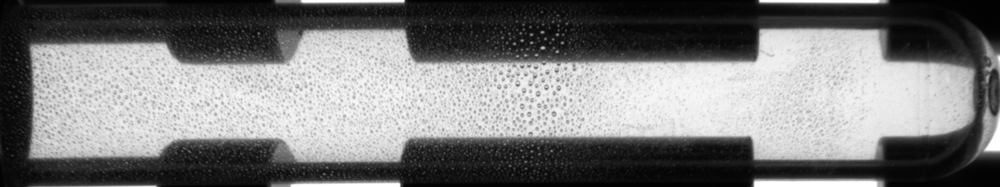
#> input picture Drops_сounting/pic_1.png, 1000 x 187 px, shrunk from 1633 x 305 before the run
$ python -i 'dark_region_detection copy.py'   (imports and definitions only)
#> lines starting #> are read from the running program, lines starting #| are printed output that depends on the picture; after the words box and inside, x2 and y2 are one past the last pixel; in counts of white or black regions, pixels touching at a corner belong together
import cv2
import numpy as np
import matplotlib.pyplot as plt
from pathlib import Path
from config import DEBUG_PATHS, DARK_MODE_SETTINGS

def save_debug_image(image, name, output_dir, prefix='d'):
    """Сохранение промежуточного результата обработки"""
    if isinstance(image, np.ndarray):
        # Создаем имя файла с префиксом
        filename = f"{prefix}_{name}.png"
        filepath = output_dir / filename

        # Конвертируем в BGR если изображение RGB
        if len(image.shape) == 3 and image.shape[2] == 3:
            if name == 'result':  # Для финального результата сохраняем как RGB
                image = cv2.cvtColor(image, cv2.COLOR_RGB2BGR)

        # Сохраняем изображение
        cv2.imwrite(str(filepath), image)
        return True
    return False

def create_debug_grid(images, titles, output_dir):
    """
    Создает сетку изображений 2x3 для визуализации этапов обработки
    """
    # Конвертируем все изображения в цветной формат BGR
    processed_images = []
    for img in images:
        if len(img.shape) == 2:  # Если изображение в оттенках серого
            img_bgr = cv2.cvtColor(img, cv2.COLOR_GRAY2BGR)
        else:
            img_bgr = img.copy()
        processed_images.append(img_bgr)

    # Создаем сетку 2x3
    rows = 2
    cols = 3
    cell_height = processed_images[0].shape[0]
    cell_width = processed_images[0].shape[1]

    # Создаем пустое изображение для сетки
    grid = np.zeros((cell_height * rows, cell_width * cols, 3), dtype=np.uint8)

    # Заполняем сетку изображениями
    for idx, (img, title) in enumerate(zip(processed_images, titles)):
        i = idx // cols
        j = idx % cols

        # Копируем изображение в соответствующую ячейку сетки
        grid[i*cell_height:(i+1)*cell_height,
             j*cell_width:(j+1)*cell_width] = img

        # Добавляем заголовок
        cv2.putText(grid, title,
                   (j*cell_width + 10, i*cell_height + 30),
                   cv2.FONT_HERSHEY_SIMPLEX, 1, (255, 255, 255), 2)

    # Сохраняем результат
    cv2.imwrite(str(output_dir / 'debug_grid.png'), grid)
    return grid

def visualize_steps(image_path, images, titles, valid_contours, output_dir):
    """
    Создает визуализацию всех этапов обработки с использованием matplotlib
    """
    plt.style.use('dark_background')
    fig, axs = plt.subplots(2, 3, figsize=(15, 10))
    fig.suptitle(f'File: {Path(image_path).name}\nDetected droplets: {len(valid_contours)}', fontsize=10)

    # Новый порядок изображений:
    # Original | Result | Morphed
    # Enhanced | Blurred | Binary
    plot_order = [0, 5, 4, 1, 2, 3]  # Original, Result, Morphed, Enhanced, Blurred, Binary

    for idx, (img, title) in enumerate(zip([images[i] for i in plot_order],
                                         [titles[i] for i in plot_order])):
        i = idx // 3
        j = idx % 3

        if len(img.shape) == 3:
            img_show = cv2.cvtColor(img, cv2.COLOR_BGR2RGB)
        else:
            img_show = img

        axs[i, j].imshow(img_show, cmap='gray' if len(img.shape) == 2 else None)
        axs[i, j].set_title(title)
        axs[i, j].axis('on')  # Показываем оси

    plt.tight_layout()
    plt.savefig(str(output_dir / 'd_combined_debug.png'), dpi=300, bbox_inches='tight')
    plt.close()

def detect_dark_droplets(image_path, debug=True, return_contours=False):
    """
    Детектирование светлых капель на темном фоне
    """
#> called with image_path = 'pic_1.png', debug = True, return_contours = False
    output_dir = Path(DEBUG_PATHS['OUTPUT_DIR'])
    if debug:
        output_dir.mkdir(parents=True, exist_ok=True)

    # Загрузка изображения
    image = cv2.imdecode(np.fromfile(str(image_path), dtype=np.uint8), cv2.IMREAD_COLOR)
#> image is the input picture: shape (187, 1000, 3); min 2, max 255, mean 123.6
    if image is None:
        raise ValueError(f"Failed to load image: {image_path}")

    if debug:
        save_debug_image(image, 'original', output_dir)

    # Преобразование в оттенки серого
    gray = cv2.cvtColor(image, cv2.COLOR_BGR2GRAY)
    if debug:
        save_debug_image(gray, 'gray', output_dir)

    # Применение CLAHE для улучшения локального контраста
    clahe = cv2.createCLAHE(
        clipLimit=DARK_MODE_SETTINGS['CLAHE']['CLIP_LIMIT'],
        tileGridSize=DARK_MODE_SETTINGS['CLAHE']['TILE_SIZE']
    )
    enhanced = clahe.apply(gray)
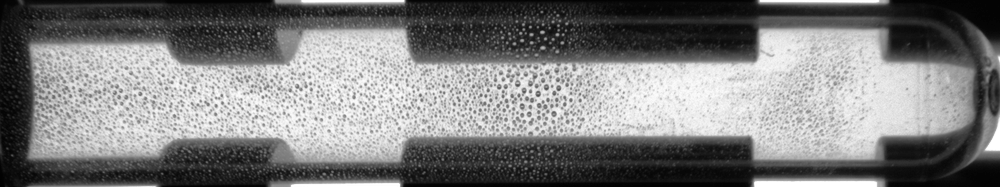
#> enhanced: shape (187, 1000); min 1, max 255, mean 126
    enhanced = clahe.apply(enhanced)
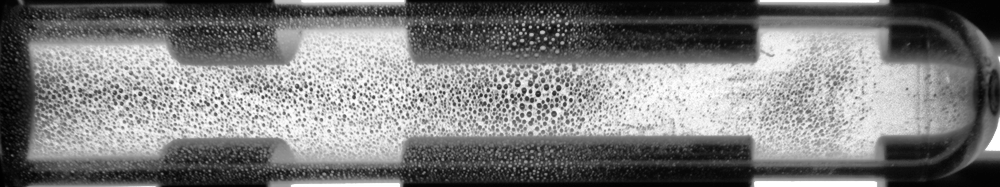
#> enhanced: shape (187, 1000); min 0, max 255, mean 125.8
    if debug:
        save_debug_image(enhanced, 'enhanced', output_dir)

    # Билатеральная фильтрация
    blurred = cv2.bilateralFilter(
        enhanced,
        d=DARK_MODE_SETTINGS['BILATERAL']['DIAMETER'],
        sigmaColor=DARK_MODE_SETTINGS['BILATERAL']['SIGMA_COLOR'],
        sigmaSpace=DARK_MODE_SETTINGS['BILATERAL']['SIGMA_SPACE']
    )
    if debug:
        save_debug_image(blurred, 'blurred', output_dir)

    # Локальная бинаризация
    binary = cv2.adaptiveThreshold(
        blurred,
        255,
        cv2.ADAPTIVE_THRESH_GAUSSIAN_C,
        cv2.THRESH_BINARY,
        DARK_MODE_SETTINGS['THRESHOLD']['WINDOW_SIZE'],
        DARK_MODE_SETTINGS['THRESHOLD']['C']
    )
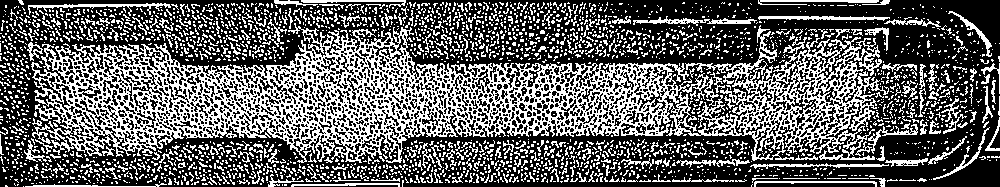
#> binary: shape (187, 1000); 37.7% white in thin lines or dots
    if debug:
        save_debug_image(binary, 'binary', output_dir)

    # Морфологические операции
    kernel = np.ones(
        DARK_MODE_SETTINGS['MORPHOLOGY']['KERNEL_SIZE'],
        np.uint8
    )
    morphed = cv2.morphologyEx(
        binary,
        cv2.MORPH_OPEN,
        kernel,
        iterations=DARK_MODE_SETTINGS['MORPHOLOGY']['ITERATIONS']
    )
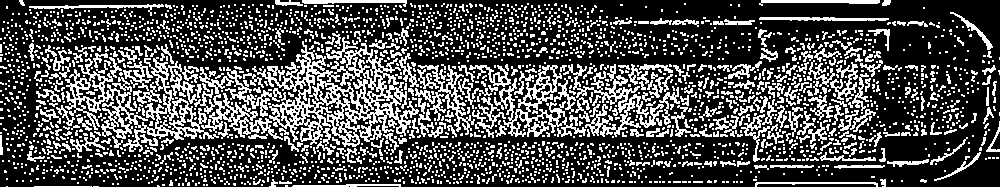
#> morphed: shape (187, 1000); 30.1% white in thin lines or dots

    if debug:
        save_debug_image(morphed, 'morphed', output_dir)

    # Находим контуры капель
    contours, _ = cv2.findContours(morphed, cv2.RETR_EXTERNAL, cv2.CHAIN_APPROX_SIMPLE)
#> contours = 2962 contours, 2784 with area under 20; largest, box (x1, y1, x2, y2) and area: (252, 37, 419, 147) 7040, (65, 57, 219, 152) 3862, (494, 65, 586, 137) 1630, (194, 67, 283, 140) 1246, (563, 64, 649, 137) 1162

    # Фильтруем контуры по размеру
    valid_contours = []
    for contour in contours:
        area = cv2.contourArea(contour)
        if (DARK_MODE_SETTINGS['DROPLET_FILTER']['MIN_AREA'] <= area <=
            DARK_MODE_SETTINGS['DROPLET_FILTER']['MAX_AREA']):
            valid_contours.append(contour)
#> this loop made 2962 passes
#> area on passes 6, 18, 88: 119, 134, 22
#> after the loop, valid_contours = 2936 contours, 2779 with area under 20; largest, box (x1, y1, x2, y2) and area: (659, 87, 680, 125) 140, (70, 132, 105, 152) 137, (45, 45, 70, 71) 136, (527, 121, 549, 137) 134, (755, 182, 878, 187) 134

    if debug:
        # Создаем копию оригинального изображения для отрисовки результата
        result_image = image.copy()
        cv2.drawContours(result_image, valid_contours, -1, (0, 255, 0), 1)
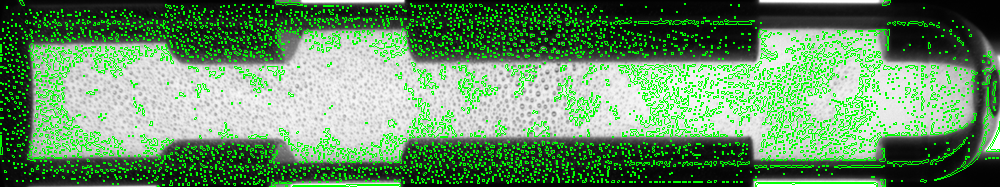
#> result_image: shape (187, 1000, 3); 16.26% of pixels changed, all inside (x1, y1, x2, y2) = (0, 0, 1000, 187)

        # Создаем визуализацию всех этапов
        debug_images = [image, enhanced, blurred, binary, morphed, result_image]
        titles = ['Original', 'CLAHE Enhanced', 'Blurred',
                 'Binary', 'Morphology', f'Result ({len(valid_contours)} droplets)']
#> titles = ['Original', 'CLAHE Enhanced', 'Blurred', 'Binary', 'Morphology', 'Result (2936 droplets)']

        visualize_steps(image_path, debug_images, titles, valid_contours, output_dir)
#> the loop in visualize_steps, `for idx, (img, title) in enumerate(zip([images[i] for i in plot_order]..` made 6 passes
#> (title, i, j) on passes 1 to 6: ('Original', 0, 0), ('Result (2936 droplets)', 0, 1), ('Morphology', 0, 2), ('CLAHE Enhanced', 1, 0), ('Blurred', 1, 1), ('Binary', 1, 2)

    print(f"Найдено капель: {len(valid_contours)}")
#| Найдено капель: 2936
    print("Результаты сохранены в папку 'results'")

    if return_contours:
        return valid_contours, len(valid_contours)
    return len(valid_contours)

# [8 lines not run here, left out]

>>> result = detect_dark_droplets('pic_1.png')
#> result = 2936

$ run again, on Drops_сounting/Region Selector.png
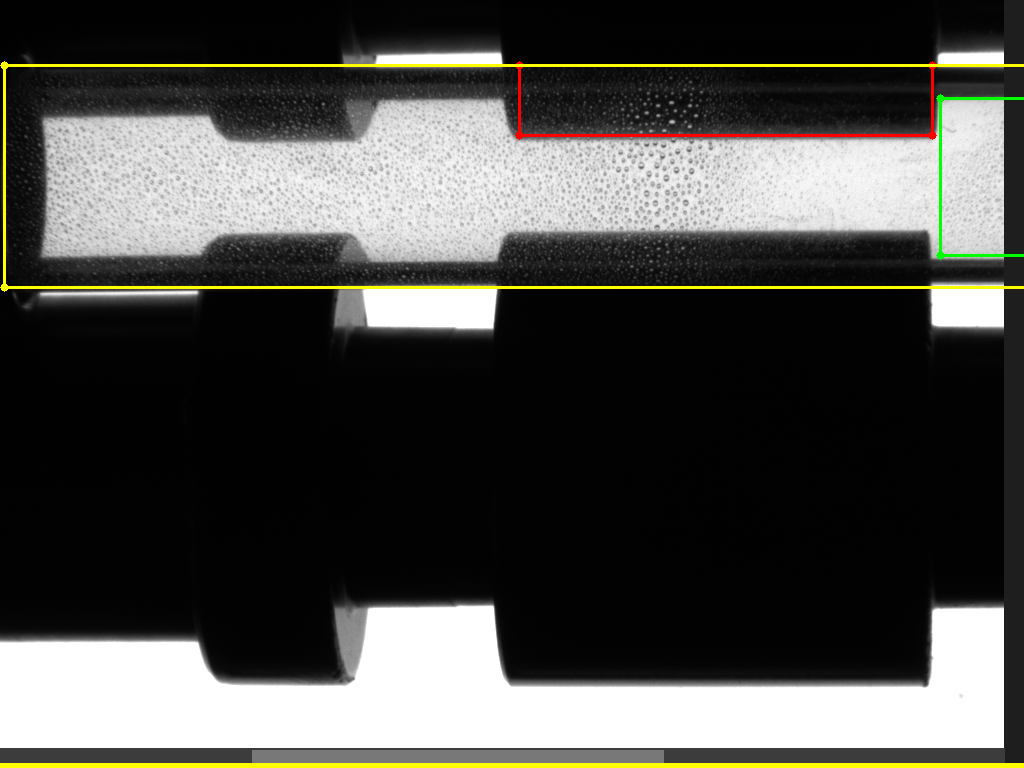
#> input picture Drops_сounting/Region Selector.png, 1024 x 768 px
#> in detect_dark_droplets, image is the input picture: shape (768, 1024, 3); mean B, G, R 72.3, 76.5, 76.7
#> in detect_dark_droplets, `binary = cv2.adaptiveThreshold( blurred, 255, cv2.ADAPTIVE_THRESH_GAUS..`:
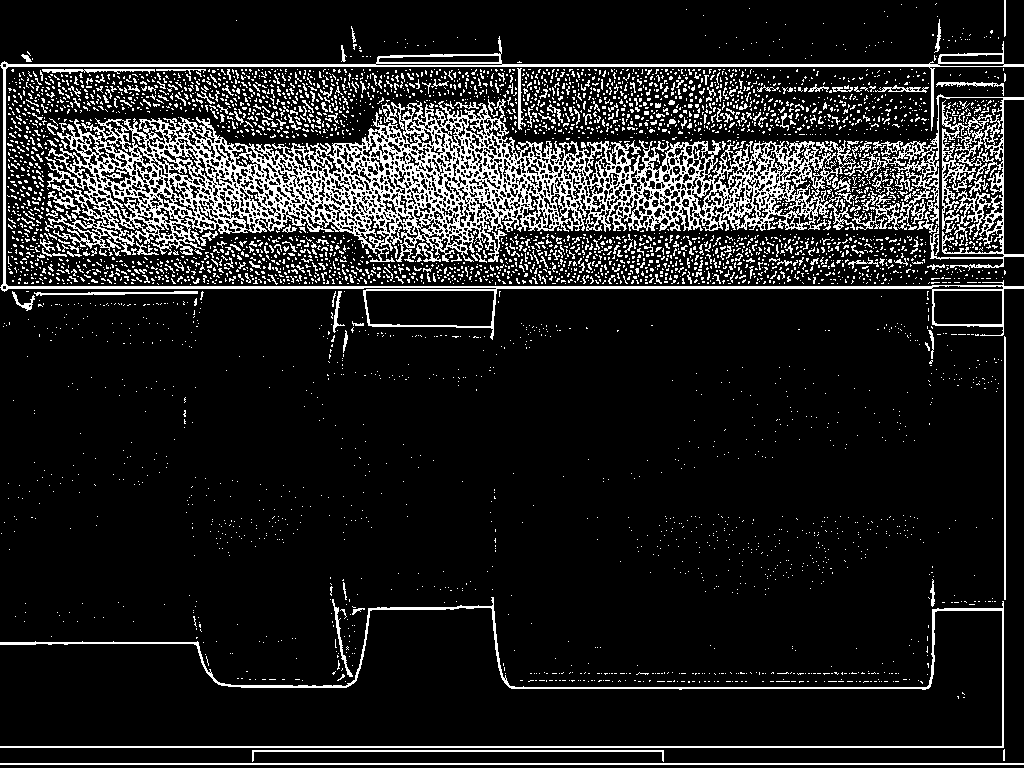
#> binary: shape (768, 1024); 12.8% white in thin lines or dots
#> morphed: shape (768, 1024); 10.4% white in thin lines or dots
#> contours = 3731 contours, 3516 with area under 20; largest, box (x1, y1, x2, y2) and area: (2, 54, 1024, 330) 13346, (369, 124, 562, 243) 6232, (243, 145, 421, 252) 4701, (0, 606, 1005, 749) 2854, (165, 133, 253, 235) 1933
#> the loop in detect_dark_droplets, `for contour in contours:` made 3731 passes
#> area on passes 3, 17, 18: 430, 136.5, 2853.5
#> after the loop in detect_dark_droplets, `for contour in contours:`: valid_contours = 3711 contours, 3516 with area under 20; largest, box (x1, y1, x2, y2) and area: (441, 106, 476, 132) 142, (335, 608, 354, 678) 136, (951, 239, 1024, 260) 132, (402, 218, 421, 243) 126, (334, 144, 364, 156) 123
#> in detect_dark_droplets, `cv2.drawContours(result_image, valid_contours, -1, (0, 255, 0), 1)`:
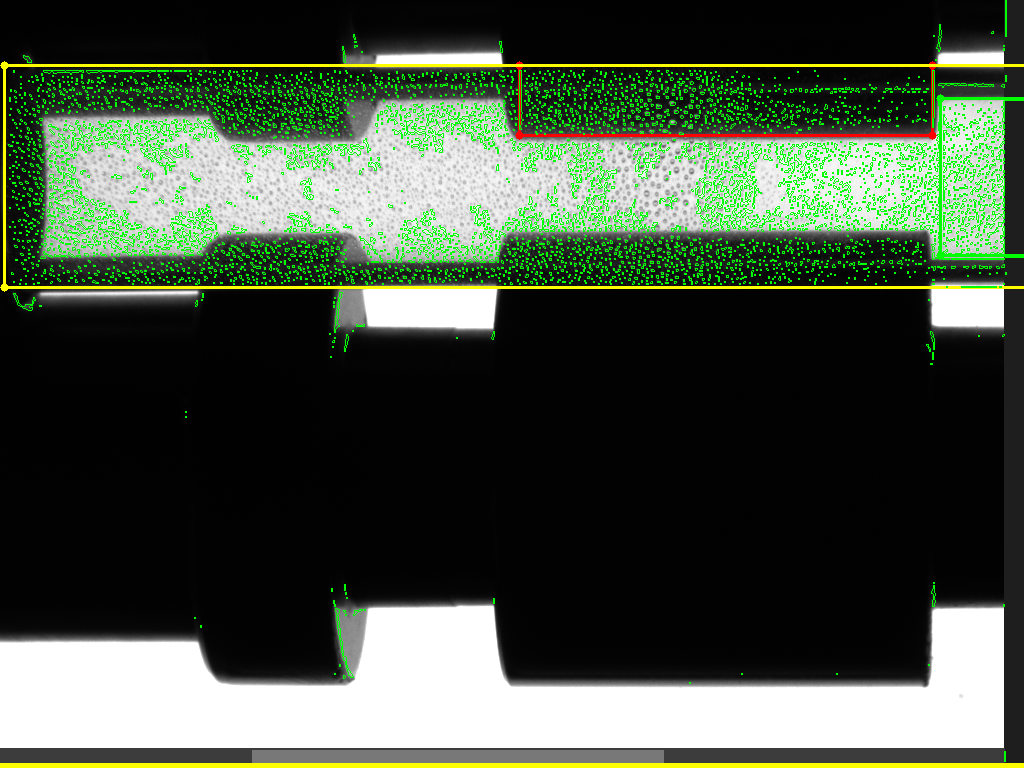
#> result_image: shape (768, 1024, 3); 4.83% of pixels changed, all inside (x1, y1, x2, y2) = (8, 0, 1024, 762)
#> titles = ['Original', 'CLAHE Enhanced', 'Blurred', 'Binary', 'Morphology', 'Result (3711 droplets)']
#> the loop in visualize_steps, `for idx, (img, title) in enumerate(zip([images[i] for i in plot_order]..` made 6 passes
#> (title, i, j) on passes 1 to 6: ('Original', 0, 0), ('Result (3711 droplets)', 0, 1), ('Morphology', 0, 2), ('CLAHE Enhanced', 1, 0), ('Blurred', 1, 1), ('Binary', 1, 2)
#| Найдено капель: 3711
#> result = 3711

$ run again, on MD_converter/media/image1.png
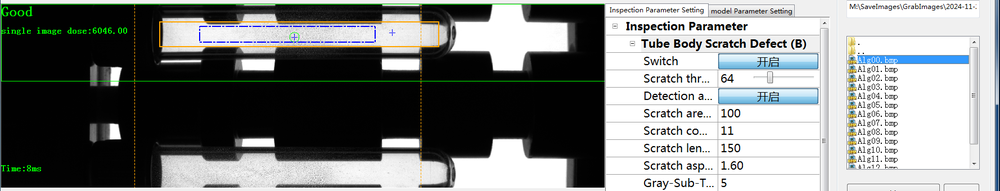
#> input picture MD_converter/media/image1.png, 1000 x 191 px, shrunk from 1778 x 340 before the run
#> in detect_dark_droplets, image is the input picture: shape (191, 1000, 3); mean B, G, R 132.1, 133.3, 130.7
#> in detect_dark_droplets, `binary = cv2.adaptiveThreshold( blurred, 255, cv2.ADAPTIVE_THRESH_GAUS..`:
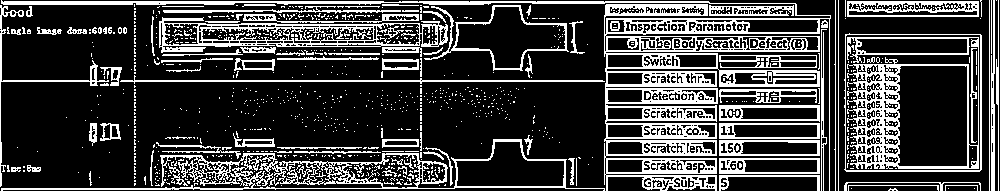
#> binary: shape (191, 1000); 25.2% white in thin lines or dots
#> morphed: shape (191, 1000); 20.2% white in thin lines or dots
#> contours = 751 contours, 648 with area under 20; largest, box (x1, y1, x2, y2) and area: (855, 65, 970, 170) 9734, (605, 19, 821, 88) 7047, (605, 124, 718, 175) 4779, (452, 6, 568, 72) 4172, (453, 140, 567, 189) 3695
#> the loop in detect_dark_droplets, `for contour in contours:` made 751 passes
#> area on passes 10, 12, 24: 48, 171, 24.5
#> after the loop in detect_dark_droplets, `for contour in contours:`: valid_contours = 718 contours, 648 with area under 20; largest, box (x1, y1, x2, y2) and area: (700, 37, 821, 53) 150, (162, 48, 206, 54) 148, (182, 24, 243, 48) 145, (164, 11, 254, 14) 139, (91, 65, 99, 87) 122
#> in detect_dark_droplets, `cv2.drawContours(result_image, valid_contours, -1, (0, 255, 0), 1)`:
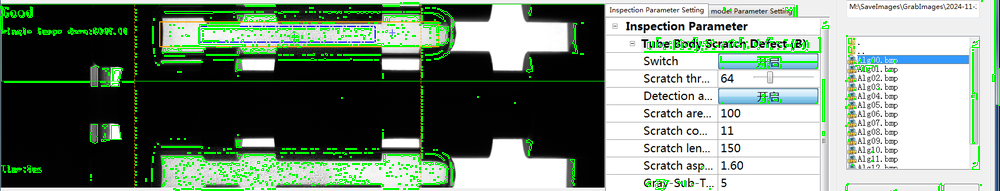
#> result_image: shape (191, 1000, 3); 5.47% of pixels changed, all inside (x1, y1, x2, y2) = (0, 0, 1000, 191)
#> titles = ['Original', 'CLAHE Enhanced', 'Blurred', 'Binary', 'Morphology', 'Result (718 droplets)']
#> the loop in visualize_steps, `for idx, (img, title) in enumerate(zip([images[i] for i in plot_order]..` made 6 passes
#> (title, i, j) on passes 1 to 6: ('Original', 0, 0), ('Result (718 droplets)', 0, 1), ('Morphology', 0, 2), ('CLAHE Enhanced', 1, 0), ('Blurred', 1, 1), ('Binary', 1, 2)
#| Найдено капель: 718
#> result = 718
